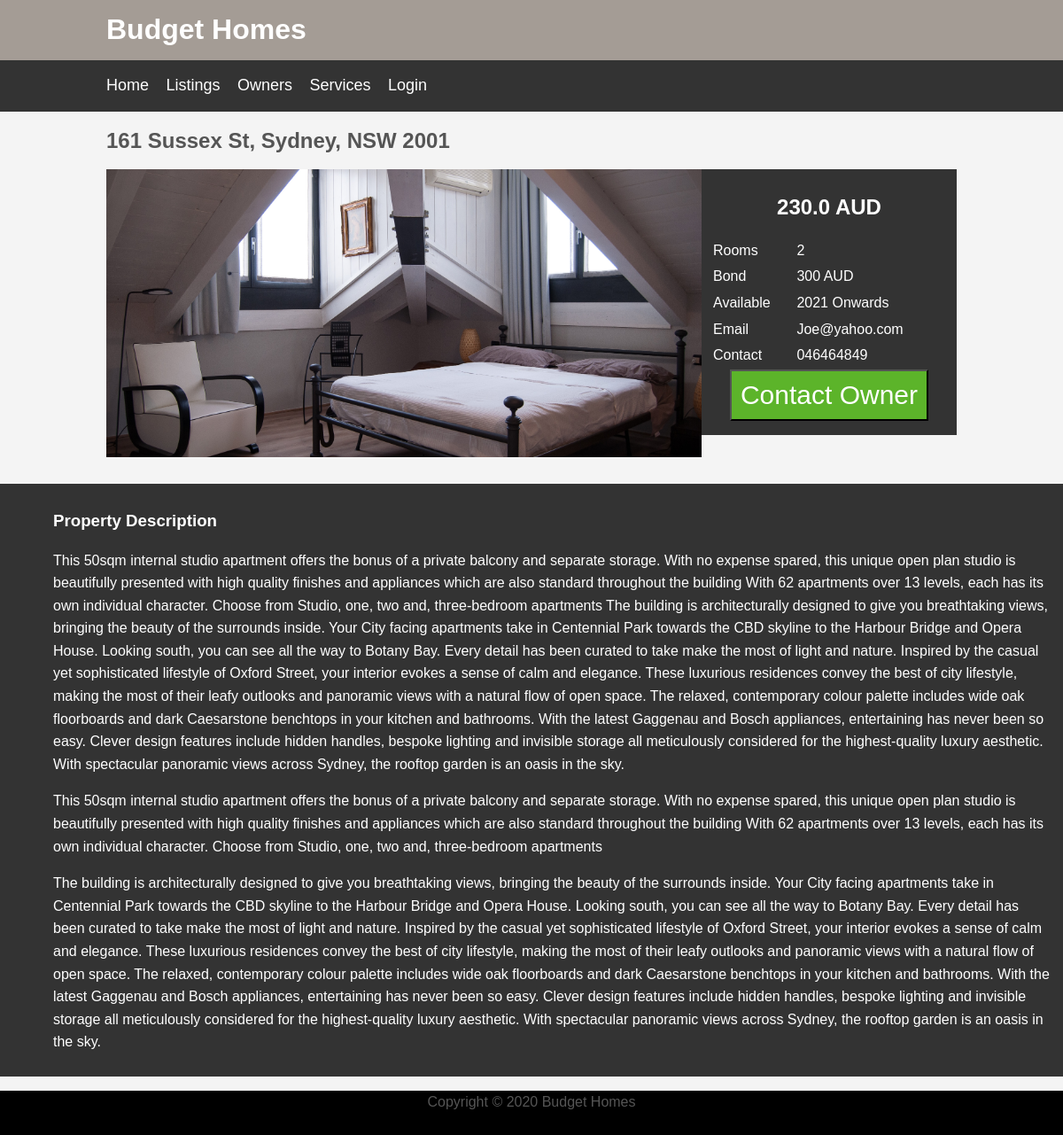
The page /house/5 on the database its author committed.
### bhome/models.py (models this page shows, shortened)
class Home(models.Model):
    name = models.CharField(max_length=122)
    rooms = models.IntegerField()
    bath = models.IntegerField()
    price = models.FloatField()
    pic = models.ImageField(upload_to='static/images/')
    garage = models.CharField(max_length=10)
    balcony = models.CharField(max_length=10, default='No')
    shared = models.CharField(max_length=10)
    bond = models.CharField(max_length=50)
    available = models.CharField(max_length=122)
    ow_email = models.EmailField()
    ow_phone = models.CharField(max_length=122)
    description = models.TextField()
    status = models.CharField(max_length=10, default='Awaiting')
    date = models.DateTimeField(auto_now_add=True, blank=True)
    owners = models.BooleanField(default=False)

### bhome/views.py (the view)
# urls.py: path('house/<str:pk>', views.house, name='house'),
def house(request, pk):
    current_home = Home.objects.get(id=pk)
    context = {'current_home': current_home, 'status': request.user.is_authenticated}
    return render(request, 'house.html', context)

### templates/house.html
{% extends 'base.html' %}
{% block style %}
    <link rel="stylesheet" type="text/css" href="/static/css/house.css">
{% endblock style %}
{% block user_info %}
    {% if status == False %}
        <a href="{% url 'login' %}">Login</a>
    {% else %}
        <a href="{% url 'logout' %}" style="color: #ff665a">Logout</a>
    {% endif %}
{% endblock user_info %}
{% block body %}
    <section id="banner">
        <div class="container">
            <h1>{{ current_home.name }}
            </h1>
        </div>
    </section>
    <div class="container">
        <section id="main" style="background-image: url({{ current_home.pic.url }})"></section>
        <aside id="sidebar">
            <h1>{{ current_home.price }} AUD</h1>
            <table>
                <tr>
                    <td>Rooms</td>
                    <td>{{ current_home.rooms }}</td>
                </tr>
                <tr>
                    <td>Bond</td>
                    <td>{{ current_home.bond }} AUD</td>
                </tr>
                <tr>
                    <td>Available</td>
                    <td>{{ current_home.available }}</td>
                </tr>
                <tr>
                    <td>Email</td>
                    <td>{{ current_home.ow_email }}</td>
                </tr>
                <tr>
                    <td>Contact</td>
                    <td>{{ current_home.ow_phone }}</td>
                </tr>
            </table>
            <button type="button">Contact Owner</button>
        </aside>
    </div>
{% endblock body %}
{% block info %}
    <div id="content">
        <h3>Property Description</h3>
        <p>{{ current_home.description }}
        </p>
        <p>This 50sqm internal studio apartment offers the bonus of a private balcony and separate storage.
            With no expense spared, this unique open plan studio is beautifully presented with high quality finishes and
            appliances which are also standard throughout the building
            With 62 apartments over 13 levels, each has its own individual character. Choose from Studio, one, two and,
            three-bedroom apartments</p>
        <p>The building is architecturally designed to give you breathtaking views, bringing the beauty of the surrounds
            inside. Your City facing apartments take in Centennial Park towards the CBD skyline to the Harbour Bridge
            and Opera House. Looking south, you can see all the way to Botany Bay.
            Every detail has been curated to take make the most of light and nature. Inspired by the casual yet
            sophisticated lifestyle of Oxford Street, your interior evokes a sense of calm and elegance. These luxurious
            residences convey the best of city lifestyle, making the most of their leafy outlooks and panoramic views
            with a natural flow of open space. The relaxed, contemporary colour palette includes wide oak floorboards
            and dark Caesarstone benchtops in your kitchen and bathrooms. With the latest Gaggenau and Bosch appliances,
            entertaining has never been so easy. Clever design features include hidden handles, bespoke lighting and
            invisible storage all meticulously considered for the highest-quality luxury aesthetic. With spectacular
            panoramic views across Sydney, the rooftop garden is an oasis in the sky.</p>
    </div>
{% endblock info %}

### templates/base.html (shortened to what this page needs)
<!DOCTYPE html>
<html>
<head>
    {% block style %}{% endblock style %}
</head>
<body>
<header id="header">
    <div class="container">
        <h1>Budget Homes</h1>
    </div>
</header>
<nav id="navigation">
    <div class="container">
        <ul>
            <li><a href="{% url 'home' %}">Home</a></li>
            <li><a href="{% url 'listings' %}">Listings</a></li>
            <li><a href="{% url 'owners' %}">Owners</a></li>
            <li><a href="{% url 'services' %}">Services</a></li>
            <li>{% block user_info %} {% endblock user_info %}</li>
        </ul>
    </div>
</nav>
{% block body %} {% endblock body %}
<div>
    {% block info %}
    {% endblock info %}
</div>
<footer id="footer">
    <p>Copyright &copy; 2020 Budget Homes</p>
</footer>
</body>
</html>

### static/css/house.css (style rules this page uses)
body { background-color: #f4f4f4; color: #555; font-family: Arial, Helvetica, sans-serif; font-size: 16px; line-height: 1.6em; margin: 0; }
.container { width: 80%; margin: auto; overflow: hidden; }
#header { background-color: #A49C95; color: #fff; }
#navigation { background-color: #333; color: #fff; }
#navigation ul { padding: 0; list-style: none; }
#navigation li { display: inline; }
#navigation a { color: #fff; text-decoration: none; font-size: 18px; padding-right: 15px; }
#main { background-position: center right; background-size: 100%; background-repeat: no-repeat; min-height: 325px; margin-bottom: 30px; text-align: center; }
#main { float: left; width: 70%; padding: 0 30px; box-sizing: border-box; }
#sidebar { float: right; width: 30%; min-height: 300px; background: #333; color: #fff; padding: 10px; box-sizing: border-box; text-align: center; }
.container button { background-color: #5CB42A; color: white; font-size: 30px; padding: 10px; }
.container table { width: 100%; padding-top: 0px; text-align: left; }
#content { float: center; width: 100%; min-height: 300px; background: #333; color: #fff; padding: 10px; box-sizing: border-box; }
#content h3 { padding-left: 50px; }
#content p { padding-left: 50px; }
#footer { position:; bottom: 0; width: 100%; height: 2.5em; text-align: center; background-color: black; padding-bottom: 10px; }

### rows shown on the page
Home: name "161 Sussex St, Sydney, NSW 2001", pic (picture), price "230.0", rooms "2", bond "300", available "2021 Onwards", ow_email "Joe@yahoo.com", ow_phone "046464849", description "This 50sqm internal studio apartment offers the bonus of a private balcony and separate storage. With no expense spared, this unique open plan studio is beautifully presented with high quality finishes and appliances which are also standard throughout the building With 62 apartments over 13 levels, each has its own individual character. Choose from Studio, one, two and, three-bedroom apartments The building is architecturally designed to give you breathtaking views, bringing the beauty of the surrounds inside. Your City facing apartments take in Centennial Park towards the CBD skyline to the Harbour Bridge and Opera House. Looking south, you can see all the way to Botany Bay. Every detail…"
